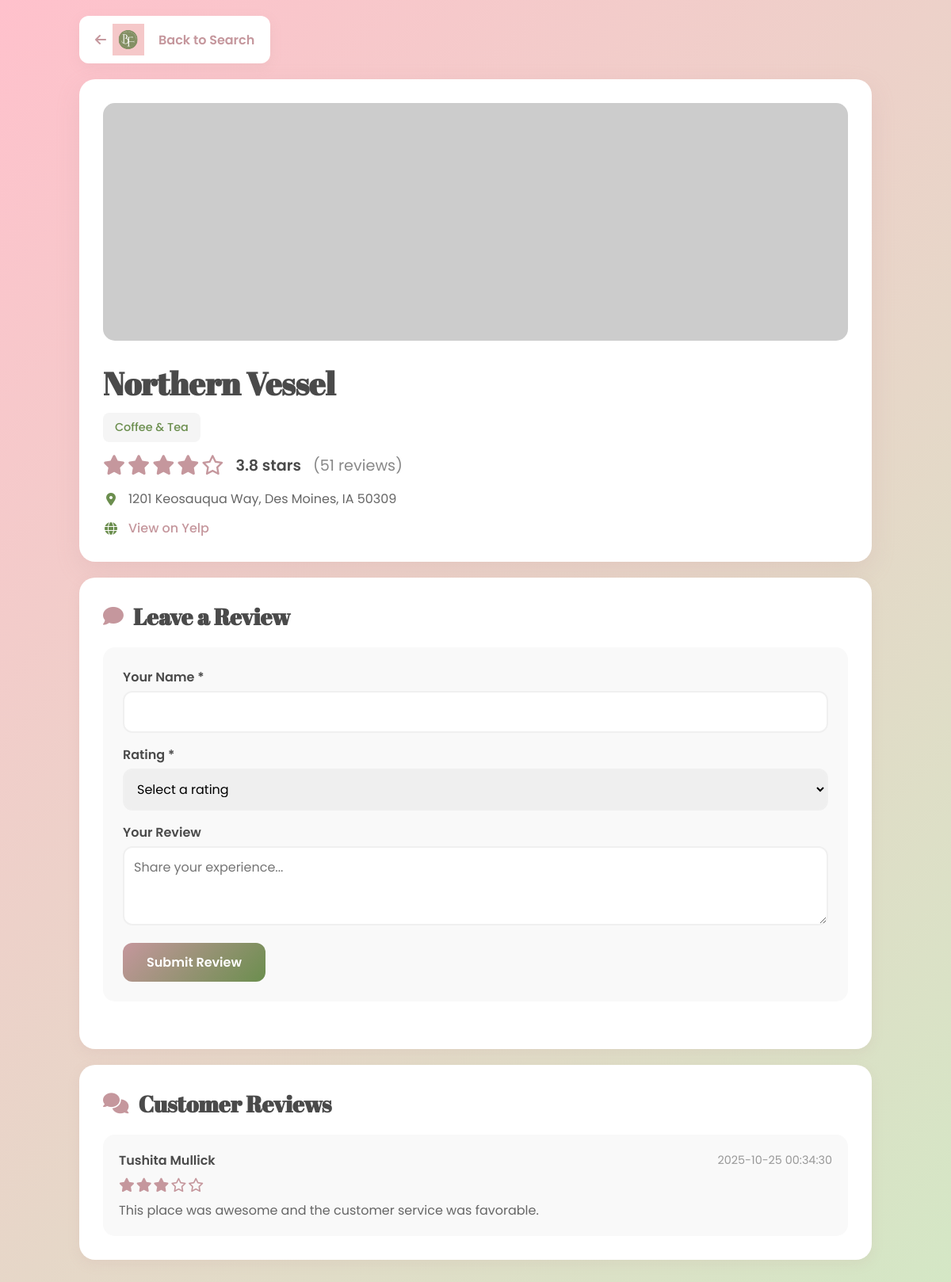
The page /business/1P63vRW43_66fCb3-j3xlg on the database its author committed.
### tables this page shows
CREATE TABLE businesses (
            id TEXT PRIMARY KEY,
            name TEXT NOT NULL,
            address TEXT,
            city TEXT,
            state TEXT,
            zip_code TEXT,
            category TEXT,
            yelp_rating REAL,
            yelp_review_count INTEGER,
            phone TEXT,
            image_url TEXT,
            yelp_url TEXT,
            created_at TIMESTAMP DEFAULT CURRENT_TIMESTAMP
        );

CREATE TABLE user_reviews (
            id INTEGER PRIMARY KEY AUTOINCREMENT,
            business_id TEXT NOT NULL,
            rating INTEGER NOT NULL CHECK(rating >= 1 AND rating <= 5),
            review_text TEXT,
            reviewer_name TEXT NOT NULL,
            created_at TIMESTAMP DEFAULT CURRENT_TIMESTAMP,
            FOREIGN KEY (business_id) REFERENCES businesses(id)
        );

### app.py (the view)
@app.route('/business/<business_id>')
def business_detail(business_id):
    business_data = get_business_with_reviews(business_id)
    if not business_data:
        return "Business not found", 404
    return render_template('business_detail.html', data=business_data)

### app.py (called while the page is built)
def get_db_connection():
    conn = sqlite3.connect(DATABASE)
    conn.row_factory = sqlite3.Row  # Access columns by name
    return conn

### templates/business_detail.html (shortened to what this page needs)
<!DOCTYPE html>
<html lang="en">
<head>
    <link rel="stylesheet" href="https://cdnjs.cloudflare.com/ajax/libs/font-awesome/6.4.0/css/all.min.css">
</head>
<body>
    <div class="container">
        <a href="/" class="back-button">
            <i class="fa-solid fa-arrow-left"></i>
            <img src="/static/images/logo.svg" alt="Logo" class="page-logo">
            Back to Search
        </a>
        <div class="business-header">
            <img src="{{ data.business.image_url or 'https://via.placeholder.com/1000x300?text=No+Image' }}"
                 alt="{{ data.business.name }}"
                 class="business-image"
                 onerror="this.src='https://via.placeholder.com/1000x300?text=No+Image'">
            <h1 class="business-title">{{ data.business.name }}</h1>
            <span class="business-category">{{ data.business.category }}</span>
            <div class="rating-section">
                <span class="stars">
                    {% set rating = data.combined_rating | round | int %}
                    {% for i in range(rating) %}
                    <i class="fa-solid fa-star"></i>
                    {% endfor %}
                    {% for i in range(5 - rating) %}
                    <i class="fa-regular fa-star"></i>
                    {% endfor %}
                </span>
                <span class="rating-number">{{ data.combined_rating }} stars</span>
                <span class="review-count">({{ data.total_reviews }} reviews)</span>
            </div>
            <div class="info-grid">
                <div class="info-item">
                    <i class="fa-solid fa-location-dot"></i>
                    <span>{{ data.business.address }}</span>
                </div>
                <div class="info-item">
                    <i class="fa-solid fa-globe"></i>
                    <a href="{{ data.business.yelp_url }}" target="_blank">View on Yelp</a>
                </div>
            </div>
        </div>
        <div class="content-section">
            <h2 class="section-title">
                <i class="fa-solid fa-comment"></i>
                Leave a Review
            </h2>
            <form class="review-form" id="reviewForm">
                <div class="form-group">
                    <label for="reviewerName">Your Name *</label>
                    <input type="text" id="reviewerName" required>
                </div>
                <div class="form-group">
                    <label for="rating">Rating *</label>
                    <select id="rating" required>
                        <option value="">Select a rating</option>
                    </select>
                </div>
                <div class="form-group">
                    <label for="reviewText">Your Review</label>
                    <textarea id="reviewText" placeholder="Share your experience..."></textarea>
                </div>
                <button type="submit">Submit Review</button>
            </form>
        </div>
        <div class="content-section">
            <h2 class="section-title">
                <i class="fa-solid fa-comments"></i>
                Customer Reviews
            </h2>
            <div class="reviews-list" id="reviewsList">
                {% if data.reviews %}
                    {% for review in data.reviews %}
                    <div class="review-card">
                        <div class="review-header">
                            <span class="reviewer-name">{{ review.reviewer_name }}</span>
                            <span class="review-date">{{ review.created_at }}</span>
                        </div>
                        <div class="review-rating">
                            {% for i in range(review.rating) %}
                            <i class="fa-solid fa-star"></i>
                            {% endfor %}
                            {% for i in range(5 - review.rating) %}
                            <i class="fa-regular fa-star"></i>
                            {% endfor %}
                        </div>
                        {% if review.review_text %}
                        <div class="review-text">{{ review.review_text }}</div>
                        {% endif %}
                    </div>
                    {% endfor %}
                {% else %}
                    <div class="no-reviews">
                        <p>No reviews yet. Be the first to review!</p>
                    </div>
                {% endif %}
            </div>
        </div>
    </div>
</body>
</html>

### templates/business_detail.html (style rules this page uses)
* { margin: 0; padding: 0; box-sizing: border-box; }
body { font-family: 'Poppins', sans-serif; background: linear-gradient(135deg, #FFC1CC 0%, #D4E7C5 100%); min-height: 100vh; padding: 20px; }
.container { max-width: 1000px; margin: 0 auto; }
.back-button { display: inline-flex; align-items: center; gap: 8px; padding: 10px 20px; background: white; color: #C5979D; text-decoration: none; border-radius: 12px; margin-bottom: 20px; font-weight: 600; transition: transform 0.2s, box-shadow 0.2s; box-shadow: 0 5px 15px rgba(197, 151, 157, 0.15); }
.page-logo { width: 40px; height: 40px; margin-right: 10px; }
.business-header { background: white; padding: 30px; border-radius: 20px; margin-bottom: 20px; box-shadow: 0 10px 30px rgba(197, 151, 157, 0.2); }
.business-image { width: 100%; height: 300px; object-fit: cover; border-radius: 15px; margin-bottom: 20px; }
.business-title { font-family: 'Abril Fatface', cursive; font-size: 2.5em; margin-bottom: 10px; color: #4a4a4a; }
.business-category { display: inline-block; padding: 8px 15px; background: #f5f5f5; border-radius: 8px; font-size: 0.9em; color: #6B8E4E; font-weight: 500; margin-bottom: 15px; }
.rating-section { display: flex; align-items: center; gap: 15px; margin-bottom: 15px; font-size: 1.2em; }
.stars { color: #C5979D; font-size: 1.3em; display: flex; gap: 3px; }
.rating-number { font-weight: 600; color: #4a4a4a; }
.review-count { color: #888; }
.info-grid { display: grid; gap: 12px; margin-top: 15px; }
.info-item { display: flex; align-items: center; gap: 12px; color: #666; }
.info-item i { color: #6B8E4E; width: 20px; text-align: center; }
.info-item a { color: #C5979D; text-decoration: none; font-weight: 500; }
.content-section { background: white; padding: 30px; border-radius: 20px; margin-bottom: 20px; box-shadow: 0 5px 15px rgba(197, 151, 157, 0.15); }
.section-title { font-family: 'Abril Fatface', cursive; font-size: 1.8em; margin-bottom: 20px; color: #4a4a4a; display: flex; align-items: center; gap: 12px; }
.section-title i { color: #C5979D; font-size: 0.9em; }
.review-form { background: #f9f9f9; padding: 25px; border-radius: 15px; margin-bottom: 30px; }
.form-group { margin-bottom: 15px; }
label { display: block; font-weight: 600; margin-bottom: 5px; color: #4a4a4a; }
input, textarea, select { width: 100%; padding: 12px; border: 2px solid #f0f0f0; border-radius: 12px; font-size: 16px; font-family: 'Poppins', sans-serif; }
textarea { resize: vertical; min-height: 100px; }
button { padding: 12px 30px; background: linear-gradient(135deg, #C5979D 0%, #6B8E4E 100%); color: white; border: none; border-radius: 12px; font-size: 16px; font-weight: 600; font-family: 'Poppins', sans-serif; cursor: pointer; transition: transform 0.2s, box-shadow 0.2s; }
.reviews-list { display: grid; gap: 20px; }
.review-card { padding: 20px; background: #f9f9f9; border-radius: 15px; }
.review-header { display: flex; justify-content: space-between; align-items: center; margin-bottom: 10px; }
.reviewer-name { font-weight: 600; color: #4a4a4a; }
.review-date { color: #999; font-size: 0.9em; }
.review-rating { color: #C5979D; font-size: 1.1em; margin-bottom: 10px; display: flex; gap: 2px; }
.review-text { color: #666; line-height: 1.6; }

### rows shown on the page
businesses: business.name "Northern Vessel", business.category "Coffee & Tea", business.address "1201 Keosauqua Way, Des Moines, IA 50309"
user_reviews: reviewer_name "Tushita Mullick", created_at "2025-10-25 00:34:30", rating 3 (drawn), review_text "This place was awesome and the customer service was favorable."

### other values the page prints
{{ data.combined_rating }} "3.8"
{{ data.total_reviews }} "51"
